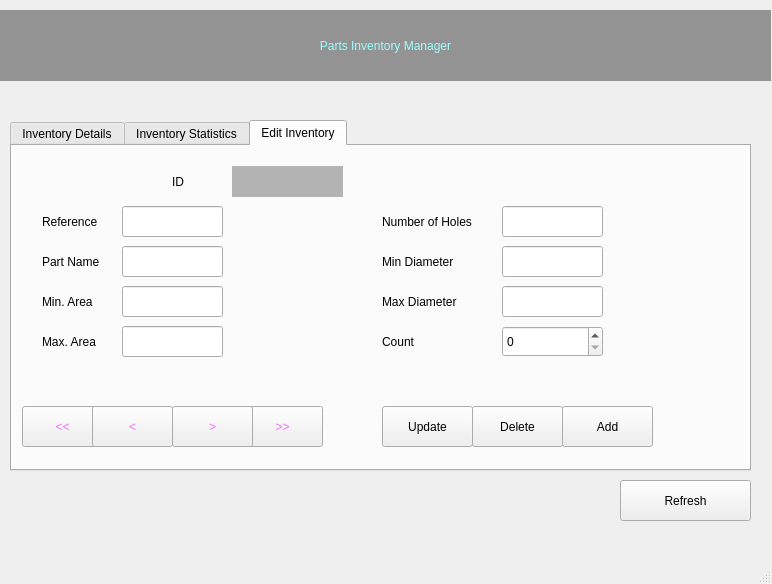
<?xml version="1.0" encoding="UTF-8"?>
<ui version="4.0">
 <class>MainWindow</class>
 <widget class="QMainWindow" name="MainWindow">
  <property name="geometry">
   <rect>
    <x>0</x>
    <y>0</y>
    <width>772</width>
    <height>584</height>
   </rect>
  </property>
  <property name="windowTitle">
   <string>Parts Inventory Manager</string>
  </property>
  <widget class="QWidget" name="centralwidget">
   <widget class="QTabWidget" name="tabWidget">
    <property name="geometry">
     <rect>
      <x>10</x>
      <y>120</y>
      <width>741</width>
      <height>351</height>
     </rect>
    </property>
    <property name="styleSheet">
     <string notr="true">font: 16pt &quot;Arial&quot;;</string>
    </property>
    <property name="currentIndex">
     <number>2</number>
    </property>
    <widget class="QWidget" name="tab">
     <attribute name="title">
      <string>Inventory Details</string>
     </attribute>
     <widget class="QTableWidget" name="table">
      <property name="geometry">
       <rect>
        <x>0</x>
        <y>40</y>
        <width>731</width>
        <height>261</height>
       </rect>
      </property>
      <property name="styleSheet">
       <string notr="true">font: 12pt &quot;Arial&quot;;</string>
      </property>
      <column>
       <property name="text">
        <string>New Column</string>
       </property>
      </column>
      <column>
       <property name="text">
        <string>ID</string>
       </property>
      </column>
      <column>
       <property name="text">
        <string>Reference</string>
       </property>
      </column>
      <column>
       <property name="text">
        <string>Min Area</string>
       </property>
      </column>
      <column>
       <property name="text">
        <string>New Column</string>
       </property>
      </column>
      <column>
       <property name="text">
        <string>Max Area</string>
       </property>
      </column>
      <column>
       <property name="text">
        <string>Nbr of Holes </string>
       </property>
      </column>
      <column>
       <property name="text">
        <string>Min Diameter</string>
       </property>
      </column>
      <column>
       <property name="text">
        <string>Max Diameter </string>
       </property>
      </column>
     </widget>
     <widget class="QLabel" name="label_2">
      <property name="geometry">
       <rect>
        <x>0</x>
        <y>0</y>
        <width>391</width>
        <height>31</height>
       </rect>
      </property>
      <property name="text">
       <string>Search of references with count level lower of equal to:</string>
      </property>
     </widget>
     <widget class="QSpinBox" name="count_filter_txt">
      <property name="geometry">
       <rect>
        <x>400</x>
        <y>0</y>
        <width>61</width>
        <height>31</height>
       </rect>
      </property>
     </widget>
     <widget class="QPushButton" name="search_btn">
      <property name="geometry">
       <rect>
        <x>470</x>
        <y>0</y>
        <width>113</width>
        <height>32</height>
       </rect>
      </property>
      <property name="text">
       <string>Search</string>
      </property>
     </widget>
    </widget>
    <widget class="QWidget" name="tab_3">
     <attribute name="title">
      <string>Inventory Statistics</string>
     </attribute>
     <widget class="QLabel" name="label_3">
      <property name="geometry">
       <rect>
        <x>0</x>
        <y>0</y>
        <width>201</width>
        <height>51</height>
       </rect>
      </property>
      <property name="text">
       <string>Number of Reference</string>
      </property>
     </widget>
     <widget class="QLabel" name="label_4">
      <property name="geometry">
       <rect>
        <x>0</x>
        <y>60</y>
        <width>211</width>
        <height>51</height>
       </rect>
      </property>
      <property name="text">
       <string>Number of parts type</string>
      </property>
     </widget>
     <widget class="QLabel" name="label_5">
      <property name="geometry">
       <rect>
        <x>270</x>
        <y>60</y>
        <width>211</width>
        <height>51</height>
       </rect>
      </property>
      <property name="text">
       <string>Max. Number of Holes</string>
      </property>
     </widget>
     <widget class="QLabel" name="label_6">
      <property name="geometry">
       <rect>
        <x>270</x>
        <y>0</y>
        <width>201</width>
        <height>51</height>
       </rect>
      </property>
      <property name="text">
       <string>Min. Number of Holes</string>
      </property>
     </widget>
     <widget class="QLabel" name="lbl_ref_nbr">
      <property name="geometry">
       <rect>
        <x>170</x>
        <y>0</y>
        <width>41</width>
        <height>51</height>
       </rect>
      </property>
      <property name="styleSheet">
       <string notr="true">font: 20pt &quot;Arial&quot;;
color: rgb(180, 96, 191);
</string>
      </property>
      <property name="text">
       <string>0</string>
      </property>
     </widget>
     <widget class="QLabel" name="lbl_parts_nbr">
      <property name="geometry">
       <rect>
        <x>170</x>
        <y>60</y>
        <width>41</width>
        <height>51</height>
       </rect>
      </property>
      <property name="styleSheet">
       <string notr="true">font: 20pt &quot;Arial&quot;;
color: rgb(180, 96, 191);
</string>
      </property>
      <property name="text">
       <string>0</string>
      </property>
     </widget>
     <widget class="QLabel" name="lbl_max_holes">
      <property name="geometry">
       <rect>
        <x>440</x>
        <y>60</y>
        <width>41</width>
        <height>51</height>
       </rect>
      </property>
      <property name="styleSheet">
       <string notr="true">font: 20pt &quot;Arial&quot;;
color: rgb(180, 96, 191);
</string>
      </property>
      <property name="text">
       <string>0</string>
      </property>
     </widget>
     <widget class="QLabel" name="lbl_min_holes">
      <property name="geometry">
       <rect>
        <x>440</x>
        <y>0</y>
        <width>41</width>
        <height>51</height>
       </rect>
      </property>
      <property name="styleSheet">
       <string notr="true">font: 20pt &quot;Arial&quot;;
color: rgb(180, 96, 191);
</string>
      </property>
      <property name="text">
       <string>0</string>
      </property>
     </widget>
     <widget class="QLabel" name="lbl_min_holes_2">
      <property name="geometry">
       <rect>
        <x>500</x>
        <y>0</y>
        <width>71</width>
        <height>51</height>
       </rect>
      </property>
      <property name="styleSheet">
       <string notr="true">font: 20pt &quot;Arial&quot;;
color: rgb(180, 96, 191);
</string>
      </property>
      <property name="text">
       <string>REF</string>
      </property>
     </widget>
     <widget class="QLabel" name="lbl_max_holes_2">
      <property name="geometry">
       <rect>
        <x>500</x>
        <y>60</y>
        <width>61</width>
        <height>51</height>
       </rect>
      </property>
      <property name="styleSheet">
       <string notr="true">font: 20pt &quot;Arial&quot;;
color: rgb(180, 96, 191);
</string>
      </property>
      <property name="text">
       <string>REF</string>
      </property>
     </widget>
     <widget class="QTableWidget" name="table2">
      <property name="geometry">
       <rect>
        <x>10</x>
        <y>160</y>
        <width>551</width>
        <height>151</height>
       </rect>
      </property>
      <property name="styleSheet">
       <string notr="true">font: 12pt &quot;Arial&quot;;</string>
      </property>
      <column>
       <property name="text">
        <string>New Column</string>
       </property>
      </column>
      <column>
       <property name="text">
        <string>Reference</string>
       </property>
      </column>
      <column>
       <property name="text">
        <string>Part Name</string>
       </property>
      </column>
     </widget>
     <widget class="QLabel" name="label_13">
      <property name="geometry">
       <rect>
        <x>30</x>
        <y>130</y>
        <width>371</width>
        <height>16</height>
       </rect>
      </property>
      <property name="text">
       <string>Top 3 Reference with a minimum inventory level: </string>
      </property>
     </widget>
     <widget class="QPushButton" name="check_btn">
      <property name="geometry">
       <rect>
        <x>580</x>
        <y>170</y>
        <width>141</width>
        <height>121</height>
       </rect>
      </property>
      <property name="text">
       <string>Check</string>
      </property>
     </widget>
    </widget>
    <widget class="QWidget" name="tab_2">
     <attribute name="title">
      <string>Edit Inventory</string>
     </attribute>
     <widget class="QLabel" name="label_7">
      <property name="geometry">
       <rect>
        <x>30</x>
        <y>60</y>
        <width>111</width>
        <height>31</height>
       </rect>
      </property>
      <property name="text">
       <string>Reference</string>
      </property>
     </widget>
     <widget class="QLabel" name="label_8">
      <property name="geometry">
       <rect>
        <x>30</x>
        <y>100</y>
        <width>111</width>
        <height>31</height>
       </rect>
      </property>
      <property name="text">
       <string>Part Name</string>
      </property>
     </widget>
     <widget class="QLabel" name="label_9">
      <property name="geometry">
       <rect>
        <x>30</x>
        <y>140</y>
        <width>111</width>
        <height>31</height>
       </rect>
      </property>
      <property name="text">
       <string>Min. Area</string>
      </property>
     </widget>
     <widget class="QLabel" name="label_10">
      <property name="geometry">
       <rect>
        <x>30</x>
        <y>180</y>
        <width>111</width>
        <height>31</height>
       </rect>
      </property>
      <property name="text">
       <string>Max. Area</string>
      </property>
     </widget>
     <widget class="QLabel" name="label_11">
      <property name="geometry">
       <rect>
        <x>370</x>
        <y>60</y>
        <width>121</width>
        <height>31</height>
       </rect>
      </property>
      <property name="text">
       <string>Number of Holes</string>
      </property>
     </widget>
     <widget class="QLabel" name="label_12">
      <property name="geometry">
       <rect>
        <x>370</x>
        <y>140</y>
        <width>111</width>
        <height>31</height>
       </rect>
      </property>
      <property name="text">
       <string>Max Diameter</string>
      </property>
     </widget>
     <widget class="QLabel" name="label_14">
      <property name="geometry">
       <rect>
        <x>370</x>
        <y>180</y>
        <width>111</width>
        <height>31</height>
       </rect>
      </property>
      <property name="text">
       <string>Count</string>
      </property>
     </widget>
     <widget class="QLabel" name="min_diameter">
      <property name="geometry">
       <rect>
        <x>370</x>
        <y>100</y>
        <width>111</width>
        <height>31</height>
       </rect>
      </property>
      <property name="text">
       <string>Min Diameter</string>
      </property>
     </widget>
     <widget class="QLabel" name="label_16">
      <property name="geometry">
       <rect>
        <x>160</x>
        <y>20</y>
        <width>111</width>
        <height>31</height>
       </rect>
      </property>
      <property name="text">
       <string>ID</string>
      </property>
     </widget>
     <widget class="QLineEdit" name="reference">
      <property name="geometry">
       <rect>
        <x>110</x>
        <y>60</y>
        <width>101</width>
        <height>31</height>
       </rect>
      </property>
      <property name="styleSheet">
       <string notr="true">font: 14pt &quot;Arial&quot;;
color: rgb(173, 66, 164);</string>
      </property>
      <property name="text">
       <string/>
      </property>
     </widget>
     <widget class="QLineEdit" name="part_name">
      <property name="geometry">
       <rect>
        <x>110</x>
        <y>100</y>
        <width>101</width>
        <height>31</height>
       </rect>
      </property>
      <property name="styleSheet">
       <string notr="true">font: 14pt &quot;Arial&quot;;
color: rgb(173, 66, 164);</string>
      </property>
      <property name="text">
       <string/>
      </property>
     </widget>
     <widget class="QLineEdit" name="number_of_holes">
      <property name="geometry">
       <rect>
        <x>490</x>
        <y>60</y>
        <width>101</width>
        <height>31</height>
       </rect>
      </property>
      <property name="styleSheet">
       <string notr="true">font: 14pt &quot;Arial&quot;;
color: rgb(173, 66, 164);</string>
      </property>
      <property name="text">
       <string/>
      </property>
     </widget>
     <widget class="QLineEdit" name="min_area">
      <property name="geometry">
       <rect>
        <x>110</x>
        <y>140</y>
        <width>101</width>
        <height>31</height>
       </rect>
      </property>
      <property name="styleSheet">
       <string notr="true">font: 14pt &quot;Arial&quot;;
color: rgb(173, 66, 164);</string>
      </property>
      <property name="text">
       <string/>
      </property>
     </widget>
     <widget class="QLineEdit" name="max_area">
      <property name="geometry">
       <rect>
        <x>110</x>
        <y>180</y>
        <width>101</width>
        <height>31</height>
       </rect>
      </property>
      <property name="styleSheet">
       <string notr="true">font: 14pt &quot;Arial&quot;;
color: rgb(173, 66, 164);</string>
      </property>
      <property name="text">
       <string/>
      </property>
     </widget>
     <widget class="QLineEdit" name="lineEdit_6">
      <property name="geometry">
       <rect>
        <x>490</x>
        <y>100</y>
        <width>101</width>
        <height>31</height>
       </rect>
      </property>
      <property name="styleSheet">
       <string notr="true">font: 14pt &quot;Arial&quot;;
color: rgb(173, 66, 164);</string>
      </property>
      <property name="text">
       <string/>
      </property>
     </widget>
     <widget class="QLineEdit" name="max_diameter">
      <property name="geometry">
       <rect>
        <x>490</x>
        <y>140</y>
        <width>101</width>
        <height>31</height>
       </rect>
      </property>
      <property name="styleSheet">
       <string notr="true">font: 14pt &quot;Arial&quot;;
color: rgb(173, 66, 164);</string>
      </property>
      <property name="text">
       <string/>
      </property>
     </widget>
     <widget class="QLabel" name="label_17">
      <property name="geometry">
       <rect>
        <x>220</x>
        <y>20</y>
        <width>111</width>
        <height>31</height>
       </rect>
      </property>
      <property name="styleSheet">
       <string notr="true">background-color: rgb(179, 179, 179);</string>
      </property>
      <property name="text">
       <string/>
      </property>
     </widget>
     <widget class="QSpinBox" name="count">
      <property name="geometry">
       <rect>
        <x>490</x>
        <y>180</y>
        <width>101</width>
        <height>31</height>
       </rect>
      </property>
     </widget>
     <widget class="QPushButton" name="first_btn">
      <property name="geometry">
       <rect>
        <x>10</x>
        <y>260</y>
        <width>81</width>
        <height>41</height>
       </rect>
      </property>
      <property name="styleSheet">
       <string notr="true">font: 75 18pt &quot;MS Shell Dig 2&quot;;
color: rgb(243, 107, 255);</string>
      </property>
      <property name="text">
       <string>&lt;&lt;</string>
      </property>
     </widget>
     <widget class="QPushButton" name="previous_btn">
      <property name="geometry">
       <rect>
        <x>80</x>
        <y>260</y>
        <width>81</width>
        <height>41</height>
       </rect>
      </property>
      <property name="styleSheet">
       <string notr="true">font: 75 18pt &quot;MS Shell Dig 2&quot;;
color: rgb(243, 107, 255);</string>
      </property>
      <property name="text">
       <string>&lt;</string>
      </property>
     </widget>
     <widget class="QPushButton" name="last_btn">
      <property name="geometry">
       <rect>
        <x>230</x>
        <y>260</y>
        <width>81</width>
        <height>41</height>
       </rect>
      </property>
      <property name="styleSheet">
       <string notr="true">font: 75 18pt &quot;MS Shell Dig 2&quot;;
color: rgb(243, 107, 255);</string>
      </property>
      <property name="text">
       <string>&gt;&gt;</string>
      </property>
     </widget>
     <widget class="QPushButton" name="next_btn">
      <property name="geometry">
       <rect>
        <x>160</x>
        <y>260</y>
        <width>81</width>
        <height>41</height>
       </rect>
      </property>
      <property name="styleSheet">
       <string notr="true">font: 75 18pt &quot;MS Shell Dig 2&quot;;
color: rgb(243, 107, 255);</string>
      </property>
      <property name="text">
       <string>&gt;</string>
      </property>
     </widget>
     <widget class="QPushButton" name="update_btn">
      <property name="geometry">
       <rect>
        <x>370</x>
        <y>260</y>
        <width>91</width>
        <height>41</height>
       </rect>
      </property>
      <property name="styleSheet">
       <string notr="true">font: 16pt &quot;Arial&quot;;</string>
      </property>
      <property name="text">
       <string>Update</string>
      </property>
     </widget>
     <widget class="QPushButton" name="delete_btn">
      <property name="geometry">
       <rect>
        <x>460</x>
        <y>260</y>
        <width>91</width>
        <height>41</height>
       </rect>
      </property>
      <property name="styleSheet">
       <string notr="true">font: 16pt &quot;Arial&quot;;</string>
      </property>
      <property name="text">
       <string>Delete</string>
      </property>
     </widget>
     <widget class="QPushButton" name="add_btn">
      <property name="geometry">
       <rect>
        <x>550</x>
        <y>260</y>
        <width>91</width>
        <height>41</height>
       </rect>
      </property>
      <property name="styleSheet">
       <string notr="true">font: 16pt &quot;Arial&quot;;</string>
      </property>
      <property name="text">
       <string>Add</string>
      </property>
     </widget>
    </widget>
   </widget>
   <widget class="QLabel" name="label">
    <property name="geometry">
     <rect>
      <x>0</x>
      <y>10</y>
      <width>771</width>
      <height>71</height>
     </rect>
    </property>
    <property name="styleSheet">
     <string notr="true">font: 22pt &quot;Arial&quot;;
color: rgb(158, 254, 255);
background-color: rgb(147, 147, 147);</string>
    </property>
    <property name="text">
     <string>Parts Inventory Manager</string>
    </property>
    <property name="alignment">
     <set>Qt::AlignCenter</set>
    </property>
   </widget>
   <widget class="QPushButton" name="refresh_btn">
    <property name="geometry">
     <rect>
      <x>620</x>
      <y>480</y>
      <width>131</width>
      <height>41</height>
     </rect>
    </property>
    <property name="styleSheet">
     <string notr="true">font: 16pt &quot;Arial&quot;;</string>
    </property>
    <property name="text">
     <string>Refresh</string>
    </property>
   </widget>
  </widget>
  <widget class="QStatusBar" name="statusbar"/>
 </widget>
 <resources/>
 <connections/>
</ui>
